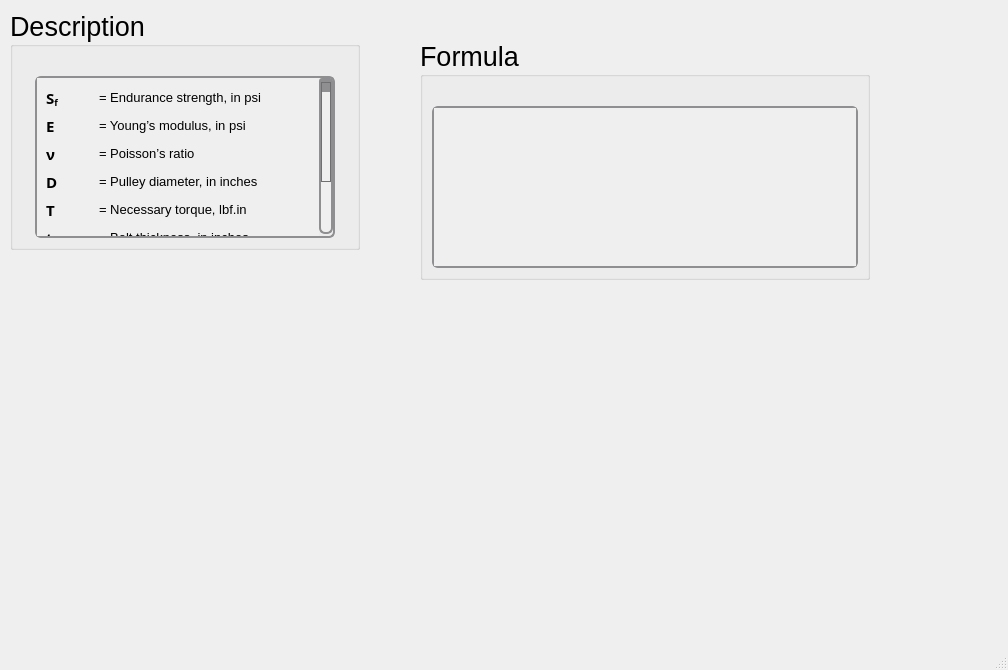
<?xml version="1.0" encoding="UTF-8"?>
<ui version="4.0">
 <class>MainWindow</class>
 <widget class="QMainWindow" name="MainWindow">
  <property name="geometry">
   <rect>
    <x>0</x>
    <y>0</y>
    <width>1008</width>
    <height>670</height>
   </rect>
  </property>
  <property name="windowTitle">
   <string>MainWindow</string>
  </property>
  <widget class="QWidget" name="centralwidget">
   <widget class="QGroupBox" name="groupBox_118">
    <property name="geometry">
     <rect>
      <x>10</x>
      <y>10</y>
      <width>350</width>
      <height>240</height>
     </rect>
    </property>
    <property name="sizePolicy">
     <sizepolicy hsizetype="Minimum" vsizetype="Minimum">
      <horstretch>0</horstretch>
      <verstretch>0</verstretch>
     </sizepolicy>
    </property>
    <property name="minimumSize">
     <size>
      <width>350</width>
      <height>0</height>
     </size>
    </property>
    <property name="maximumSize">
     <size>
      <width>350</width>
      <height>241</height>
     </size>
    </property>
    <property name="font">
     <font>
      <family>Segoe UI</family>
      <pointsize>20</pointsize>
      <weight>50</weight>
      <italic>false</italic>
      <bold>false</bold>
     </font>
    </property>
    <property name="title">
     <string>Description</string>
    </property>
    <layout class="QGridLayout" name="gridLayout_245">
     <item row="0" column="0">
      <spacer name="verticalSpacer_118">
       <property name="orientation">
        <enum>Qt::Vertical</enum>
       </property>
       <property name="sizeType">
        <enum>QSizePolicy::Fixed</enum>
       </property>
       <property name="sizeHint" stdset="0">
        <size>
         <width>20</width>
         <height>20</height>
        </size>
       </property>
      </spacer>
     </item>
     <item row="1" column="0">
      <widget class="QScrollArea" name="scrollArea_36">
       <property name="sizePolicy">
        <sizepolicy hsizetype="Minimum" vsizetype="Minimum">
         <horstretch>0</horstretch>
         <verstretch>0</verstretch>
        </sizepolicy>
       </property>
       <property name="maximumSize">
        <size>
         <width>300</width>
         <height>361</height>
        </size>
       </property>
       <property name="font">
        <font>
         <family>Segoe UI</family>
         <pointsize>15</pointsize>
         <weight>50</weight>
         <italic>false</italic>
         <bold>false</bold>
        </font>
       </property>
       <property name="styleSheet">
        <string notr="true">QScrollArea {
    background: qlineargradient(x1:0, y1:0, x2:0, y2:1,
                               stop:0 #f6f7fa, stop:1 #dadbde);
    border: 2px solid #8f8f91;
    border-radius: 6px;
}

QScrollArea QScrollBar:vertical, QScrollArea QScrollBar:horizontal {
    background: qlineargradient(x1:0, y1:0, x2:0, y2:1,
                               stop:0 #f6f7fa, stop:1 #dadbde);
    border: 2px solid #8f8f91;
    border-radius: 6px;
    width: 14px;
    height: 14px;
    margin: 2px 0 2px 0;
}

/* Completely remove the bottom button of the vertical scrollbar */
QScrollArea QScrollBar::add-line:vertical {
    height: 0px;
    width: 0px;
    border: none;
    background: none;
    margin: 0px;
    padding: 0px;
}

QScrollArea QScrollBar::handle:vertical, QScrollArea QScrollBar::handle:horizontal {
    background: qlineargradient(x1:0, y1:0, x2:0, y2:1,
                               stop:0 #8f8f91, stop:1 #6f6f71);
    min-height: 20px;
    border-radius: 6px;
    border: 1px solid #6f6f71;
}

QScrollArea QScrollBar::handle:vertical:hover, QScrollArea QScrollBar::handle:horizontal:hover {
    background: qlineargradient(x1:0, y1:0, x2:0, y2:1,
                               stop:0 #6f6f71, stop:1 #4f4f51);
    border: 1px solid #4f4f51;
}

QScrollArea QScrollBar::sub-line:vertical, QScrollArea QScrollBar::add-line:horizontal, QScrollArea QScrollBar::sub-line:horizontal {
    background: #8f8f91;
    border: none;
    border-radius: 3px;
    height: 14px;
    width: 14px;
    subcontrol-origin: margin;
}

QScrollArea QScrollBar::sub-line:vertical:hover, QScrollArea QScrollBar::add-line:horizontal:hover, QScrollArea QScrollBar::sub-line:horizontal:hover {
    background: #6f6f71;
}

QScrollArea QScrollBar::add-page:vertical, QScrollArea QScrollBar::sub-page:vertical,
QScrollArea QScrollBar::add-page:horizontal, QScrollArea QScrollBar::sub-page:horizontal {
    background: transparent;
}
</string>
       </property>
       <property name="verticalScrollBarPolicy">
        <enum>Qt::ScrollBarAsNeeded</enum>
       </property>
       <property name="horizontalScrollBarPolicy">
        <enum>Qt::ScrollBarAsNeeded</enum>
       </property>
       <property name="widgetResizable">
        <bool>true</bool>
       </property>
       <widget class="QWidget" name="scrollAreaWidgetContents_36">
        <property name="geometry">
         <rect>
          <x>0</x>
          <y>0</y>
          <width>282</width>
          <height>236</height>
         </rect>
        </property>
        <layout class="QGridLayout" name="gridLayout_109">
         <item row="3" column="0">
          <widget class="QLabel" name="label_98">
           <property name="font">
            <font>
             <family>Segoe UI Variable Small Semibol</family>
             <pointsize>11</pointsize>
             <weight>75</weight>
             <bold>true</bold>
            </font>
           </property>
           <property name="text">
            <string>&lt;html&gt;&lt;head/&gt;&lt;body&gt;&lt;p&gt;D&lt;/p&gt;&lt;/body&gt;&lt;/html&gt;</string>
           </property>
          </widget>
         </item>
         <item row="3" column="1">
          <widget class="QLabel" name="htext_458">
           <property name="font">
            <font>
             <pointsize>10</pointsize>
            </font>
           </property>
           <property name="text">
            <string>&lt;html&gt;&lt;head/&gt;&lt;body&gt;&lt;p&gt;= Pulley diameter, in inches&lt;/p&gt;&lt;/body&gt;&lt;/html&gt;</string>
           </property>
          </widget>
         </item>
         <item row="4" column="0">
          <widget class="QLabel" name="label_103">
           <property name="font">
            <font>
             <family>Segoe UI Variable Small Semibol</family>
             <pointsize>11</pointsize>
             <weight>75</weight>
             <bold>true</bold>
            </font>
           </property>
           <property name="text">
            <string>&lt;html&gt;&lt;head/&gt;&lt;body&gt;&lt;p&gt;T&lt;/p&gt;&lt;/body&gt;&lt;/html&gt;</string>
           </property>
          </widget>
         </item>
         <item row="5" column="0">
          <widget class="QLabel" name="label_99">
           <property name="font">
            <font>
             <family>Segoe UI Variable Small Semibol</family>
             <pointsize>11</pointsize>
             <weight>75</weight>
             <bold>true</bold>
            </font>
           </property>
           <property name="text">
            <string>&lt;html&gt;&lt;head/&gt;&lt;body&gt;&lt;p&gt;t&lt;/p&gt;&lt;/body&gt;&lt;/html&gt;</string>
           </property>
          </widget>
         </item>
         <item row="0" column="0">
          <widget class="QLabel" name="label_102">
           <property name="font">
            <font>
             <family>Segoe UI Variable Text Semibold</family>
             <pointsize>11</pointsize>
             <weight>75</weight>
             <bold>true</bold>
            </font>
           </property>
           <property name="text">
            <string>&lt;html&gt;&lt;head/&gt;&lt;body&gt;&lt;p&gt;S&lt;span style=&quot; vertical-align:sub;&quot;&gt;f&lt;/span&gt;&lt;/p&gt;&lt;/body&gt;&lt;/html&gt;</string>
           </property>
          </widget>
         </item>
         <item row="1" column="0">
          <widget class="QLabel" name="label_100">
           <property name="font">
            <font>
             <family>Segoe UI Variable Small Semibol</family>
             <pointsize>11</pointsize>
             <weight>75</weight>
             <bold>true</bold>
            </font>
           </property>
           <property name="text">
            <string>&lt;html&gt;&lt;head/&gt;&lt;body&gt;&lt;p&gt;E&lt;/p&gt;&lt;/body&gt;&lt;/html&gt;</string>
           </property>
          </widget>
         </item>
         <item row="1" column="1">
          <widget class="QLabel" name="htext_448">
           <property name="font">
            <font>
             <pointsize>10</pointsize>
            </font>
           </property>
           <property name="text">
            <string>&lt;html&gt;&lt;head/&gt;&lt;body&gt;&lt;p&gt;= Young’s modulus, in psi&lt;/p&gt;&lt;/body&gt;&lt;/html&gt;</string>
           </property>
          </widget>
         </item>
         <item row="0" column="1">
          <widget class="QLabel" name="htext_456">
           <property name="font">
            <font>
             <family>MS Shell Dlg 2</family>
             <pointsize>10</pointsize>
            </font>
           </property>
           <property name="text">
            <string>&lt;html&gt;&lt;head/&gt;&lt;body&gt;&lt;p&gt;= Endurance strength, in psi&lt;/p&gt;&lt;/body&gt;&lt;/html&gt;</string>
           </property>
          </widget>
         </item>
         <item row="2" column="0">
          <widget class="QLabel" name="label_101">
           <property name="font">
            <font>
             <family>Segoe UI Variable Small Semibol</family>
             <pointsize>11</pointsize>
             <weight>75</weight>
             <bold>true</bold>
            </font>
           </property>
           <property name="text">
            <string>ν</string>
           </property>
          </widget>
         </item>
         <item row="2" column="1">
          <widget class="QLabel" name="htext_457">
           <property name="font">
            <font>
             <family>MS Shell Dlg 2</family>
             <pointsize>10</pointsize>
             <weight>50</weight>
             <italic>false</italic>
             <bold>false</bold>
            </font>
           </property>
           <property name="text">
            <string>&lt;html&gt;&lt;head/&gt;&lt;body&gt;&lt;p&gt;= Poisson’s ratio&lt;/p&gt;&lt;/body&gt;&lt;/html&gt;</string>
           </property>
          </widget>
         </item>
         <item row="5" column="1">
          <widget class="QLabel" name="htext_459">
           <property name="font">
            <font>
             <pointsize>10</pointsize>
            </font>
           </property>
           <property name="text">
            <string>&lt;html&gt;&lt;head/&gt;&lt;body&gt;&lt;p&gt;= Belt thickness, in inches&lt;/p&gt;&lt;/body&gt;&lt;/html&gt;</string>
           </property>
          </widget>
         </item>
         <item row="6" column="1">
          <widget class="QLabel" name="htext_461">
           <property name="font">
            <font>
             <pointsize>10</pointsize>
            </font>
           </property>
           <property name="text">
            <string>&lt;html&gt;&lt;head/&gt;&lt;body&gt;&lt;p&gt;= Coefficient of Friction&lt;/p&gt;&lt;/body&gt;&lt;/html&gt;</string>
           </property>
          </widget>
         </item>
         <item row="4" column="1">
          <widget class="QLabel" name="htext_460">
           <property name="font">
            <font>
             <pointsize>10</pointsize>
            </font>
           </property>
           <property name="text">
            <string>&lt;html&gt;&lt;head/&gt;&lt;body&gt;&lt;p&gt;= Necessary torque, lbf.in&lt;/p&gt;&lt;/body&gt;&lt;/html&gt;</string>
           </property>
          </widget>
         </item>
         <item row="6" column="0">
          <widget class="QLabel" name="label_104">
           <property name="font">
            <font>
             <family>Segoe UI Variable Small Semibol</family>
             <pointsize>11</pointsize>
             <weight>75</weight>
             <bold>true</bold>
            </font>
           </property>
           <property name="text">
            <string>&lt;html&gt;&lt;head/&gt;&lt;body&gt;&lt;p&gt;f&lt;/p&gt;&lt;/body&gt;&lt;/html&gt;</string>
           </property>
          </widget>
         </item>
         <item row="7" column="0">
          <widget class="QLabel" name="label_105">
           <property name="font">
            <font>
             <family>Segoe UI Variable Small Semibol</family>
             <pointsize>11</pointsize>
             <weight>75</weight>
             <bold>true</bold>
            </font>
           </property>
           <property name="text">
            <string>&lt;html&gt;&lt;head/&gt;&lt;body&gt;&lt;p&gt;Φ&lt;/p&gt;&lt;/body&gt;&lt;/html&gt;</string>
           </property>
          </widget>
         </item>
         <item row="7" column="1">
          <widget class="QLabel" name="htext_462">
           <property name="font">
            <font>
             <pointsize>10</pointsize>
            </font>
           </property>
           <property name="text">
            <string>&lt;html&gt;&lt;head/&gt;&lt;body&gt;&lt;p&gt;= Angle of wrap; tight side, in degree&lt;/p&gt;&lt;/body&gt;&lt;/html&gt;</string>
           </property>
          </widget>
         </item>
        </layout>
       </widget>
      </widget>
     </item>
    </layout>
   </widget>
   <widget class="QGroupBox" name="groupBox_117">
    <property name="geometry">
     <rect>
      <x>420</x>
      <y>40</y>
      <width>450</width>
      <height>240</height>
     </rect>
    </property>
    <property name="sizePolicy">
     <sizepolicy hsizetype="Minimum" vsizetype="Minimum">
      <horstretch>0</horstretch>
      <verstretch>0</verstretch>
     </sizepolicy>
    </property>
    <property name="minimumSize">
     <size>
      <width>450</width>
      <height>0</height>
     </size>
    </property>
    <property name="maximumSize">
     <size>
      <width>450</width>
      <height>241</height>
     </size>
    </property>
    <property name="font">
     <font>
      <family>Segoe UI</family>
      <pointsize>20</pointsize>
      <weight>50</weight>
      <italic>false</italic>
      <bold>false</bold>
     </font>
    </property>
    <property name="title">
     <string>Formula</string>
    </property>
    <layout class="QGridLayout" name="gridLayout_243">
     <item row="1" column="0">
      <widget class="QScrollArea" name="scrollArea_35">
       <property name="sizePolicy">
        <sizepolicy hsizetype="Minimum" vsizetype="Minimum">
         <horstretch>0</horstretch>
         <verstretch>0</verstretch>
        </sizepolicy>
       </property>
       <property name="font">
        <font>
         <family>Segoe UI</family>
         <pointsize>15</pointsize>
         <weight>50</weight>
         <italic>false</italic>
         <bold>false</bold>
        </font>
       </property>
       <property name="styleSheet">
        <string notr="true">QScrollArea {
    background: qlineargradient(x1:0, y1:0, x2:0, y2:1,
                               stop:0 #f6f7fa, stop:1 #dadbde);
    border: 2px solid #8f8f91;
    border-radius: 6px;
}

QScrollArea QScrollBar:vertical, QScrollArea QScrollBar:horizontal {
    background: qlineargradient(x1:0, y1:0, x2:0, y2:1,
                               stop:0 #f6f7fa, stop:1 #dadbde);
    border: 2px solid #8f8f91;
    border-radius: 6px;
    width: 14px;
    height: 14px;
    margin: 2px 0 2px 0;
}

/* Completely remove the bottom button of the vertical scrollbar */
QScrollArea QScrollBar::add-line:vertical {
    height: 0px;
    width: 0px;
    border: none;
    background: none;
    margin: 0px;
    padding: 0px;
}

QScrollArea QScrollBar::handle:vertical, QScrollArea QScrollBar::handle:horizontal {
    background: qlineargradient(x1:0, y1:0, x2:0, y2:1,
                               stop:0 #8f8f91, stop:1 #6f6f71);
    min-height: 20px;
    border-radius: 6px;
    border: 1px solid #6f6f71;
}

QScrollArea QScrollBar::handle:vertical:hover, QScrollArea QScrollBar::handle:horizontal:hover {
    background: qlineargradient(x1:0, y1:0, x2:0, y2:1,
                               stop:0 #6f6f71, stop:1 #4f4f51);
    border: 1px solid #4f4f51;
}

QScrollArea QScrollBar::sub-line:vertical, QScrollArea QScrollBar::add-line:horizontal, QScrollArea QScrollBar::sub-line:horizontal {
    background: #8f8f91;
    border: none;
    border-radius: 3px;
    height: 14px;
    width: 14px;
    subcontrol-origin: margin;
}

QScrollArea QScrollBar::sub-line:vertical:hover, QScrollArea QScrollBar::add-line:horizontal:hover, QScrollArea QScrollBar::sub-line:horizontal:hover {
    background: #6f6f71;
}

QScrollArea QScrollBar::add-page:vertical, QScrollArea QScrollBar::sub-page:vertical,
QScrollArea QScrollBar::add-page:horizontal, QScrollArea QScrollBar::sub-page:horizontal {
    background: transparent;
}
</string>
       </property>
       <property name="verticalScrollBarPolicy">
        <enum>Qt::ScrollBarAsNeeded</enum>
       </property>
       <property name="widgetResizable">
        <bool>true</bool>
       </property>
       <widget class="QWidget" name="scrollAreaWidgetContents_35">
        <property name="geometry">
         <rect>
          <x>0</x>
          <y>0</y>
          <width>422</width>
          <height>146</height>
         </rect>
        </property>
        <layout class="QGridLayout" name="gridLayout_244">
         <item row="0" column="0">
          <widget class="QLabel" name="htext_453">
           <property name="font">
            <font>
             <family>MS Shell Dlg 2</family>
             <pointsize>11</pointsize>
             <weight>50</weight>
             <italic>false</italic>
             <bold>false</bold>
            </font>
           </property>
           <property name="text">
            <string>&lt;html&gt;&lt;head/&gt;&lt;body&gt;&lt;p&gt;&lt;img src=&quot;:/desc/images/bmin.png&quot;/&gt;&lt;/p&gt;&lt;/body&gt;&lt;/html&gt;</string>
           </property>
           <property name="scaledContents">
            <bool>true</bool>
           </property>
          </widget>
         </item>
        </layout>
       </widget>
      </widget>
     </item>
     <item row="0" column="0">
      <spacer name="verticalSpacer_117">
       <property name="orientation">
        <enum>Qt::Vertical</enum>
       </property>
       <property name="sizeType">
        <enum>QSizePolicy::Fixed</enum>
       </property>
       <property name="sizeHint" stdset="0">
        <size>
         <width>20</width>
         <height>20</height>
        </size>
       </property>
      </spacer>
     </item>
    </layout>
   </widget>
  </widget>
  <widget class="QMenuBar" name="menubar">
   <property name="geometry">
    <rect>
     <x>0</x>
     <y>0</y>
     <width>1008</width>
     <height>24</height>
    </rect>
   </property>
  </widget>
  <widget class="QStatusBar" name="statusbar"/>
 </widget>
 <resources/>
 <connections/>
</ui>
